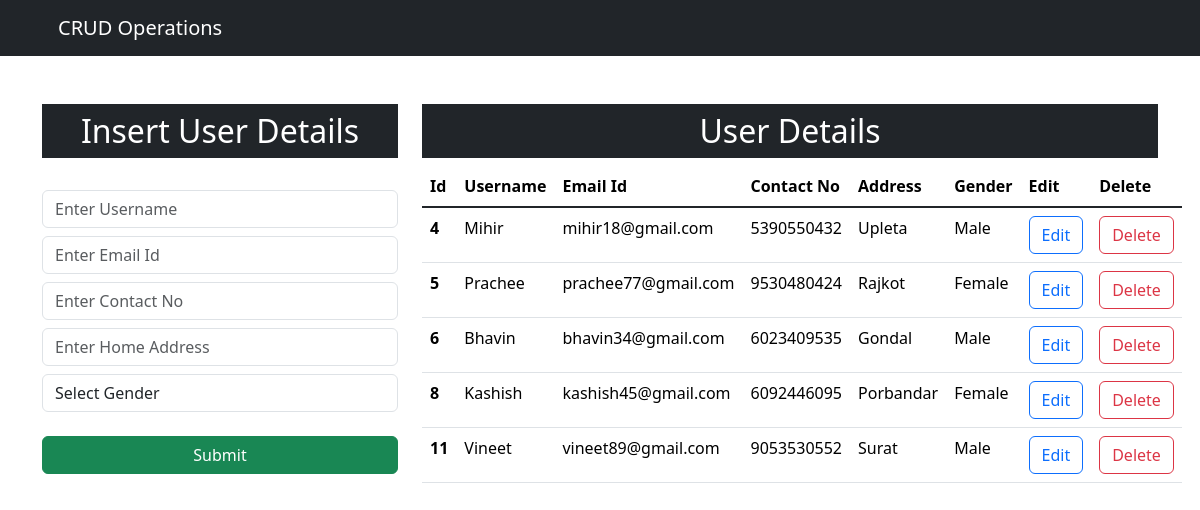
Before: / with the older database file.
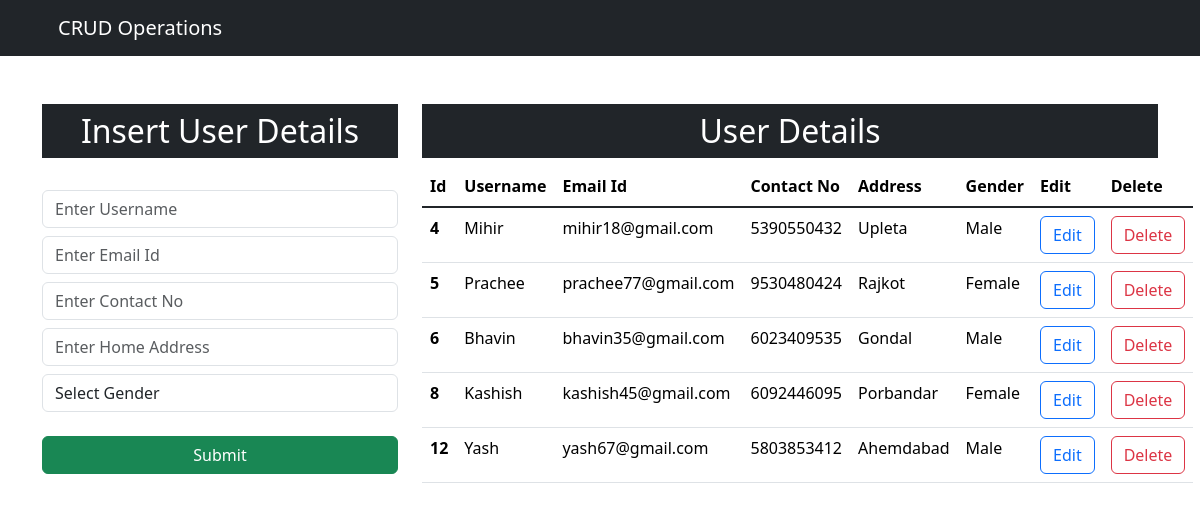
After: the same page with the newer database file.
### app/models.py (models this page shows, shortened)
class User(models.Model):
    name=models.CharField(max_length=30,blank=False,null=False)
    email=models.EmailField()
    contact=models.IntegerField()
    address=models.CharField(max_length=50,blank=False,null=False)
    gender=models.CharField(max_length=10,blank=False,null=False)

### app/views.py (the view)
# urls.py: path('', views.index, name="index"),
def index(request):
    data=User.objects.all()
    context={"data":data}
    return render(request, "index.html", context)

### templates/index.html (shortened to what this page needs)
<!doctype html>
<html lang="en">
<head>
    <link rel="stylesheet" href="https://cdn.jsdelivr.net/npm/bootstrap@5.3.3/dist/css/bootstrap.rtl.min.css"
>
</head>
<body>
    <nav class="navbar navbar-expand-lg navbar-dark bg-dark">
        <div class="container-md">
            <a class="navbar-brand" href="/">CRUD Operations</a>
        </div>
    </nav>
    <div class="container mt-5">
        <div class="row">
            <div class="col-md-4">
                <h2 class="text-white bg-dark text-center p-2">Insert User Details</h2>
                <br />
                <form action="/insert" method="post"> {% csrf_token %}
                    <div class="form-group">
                        <input type="text" placeholder="Enter Username" class="form-control" name="name" required
                            oninvalid="this.setCustomValidity('Username is required');"
                            oninput="this.setCustomValidity('')">
                        <input type="email" placeholder="Enter Email Id" class="form-control mt-2" name="email" required
                            oninvalid="this.setCustomValidity('Email Id is required');"
                            oninput="this.setCustomValidity('')">
                        <input type="tel" placeholder="Enter Contact No" class="form-control mt-2" name="contact"
                            required oninvalid="this.setCustomValidity('Enter 10 digit valid Contact No');"
                            oninput="this.setCustomValidity('')" pattern="[1-9][0-9]{9}">
                        <input type="text" placeholder="Enter Home Address" class="form-control mt-2" name="address"
                            required oninvalid="this.setCustomValidity('Address is required');"
                            oninput="this.setCustomValidity('')">
                    </div>
                    <div class="form-group mt-2">
                        <select id="gender" class="form-control" name="gender" required
                            oninvalid="this.setCustomValidity('Please select a gender');"
                            oninput="this.setCustomValidity('')">
                            <option value="" selected>Select Gender</option>
                        </select>
                    </div>
                    <div class="d-grid gap-2 mt-4">
                        <button class="btn btn-success" type="submit">Submit</button>
                    </div>
                </form>
            </div>
            <div class="col-md-8">
                <h2 class="text-center text-white bg-dark p-2">User Details</h2>
                <table class="table">
                    <thead>
                        <tr>
                            <th scope="col">Id</th>
                            <th scope="col">Username</th>
                            <th scope="col">Email Id</th>
                            <th scope="col">Contact No</th>
                            <th scope="col">Address</th>
                            <th scope="col">Gender</th>
                            <th scope="col">Edit</th>
                            <th scope="col">Delete</th>
                        </tr>
                    </thead>
                    <tbody class="table-group-divider">
                        {% for d in data %}
                        <tr>
                            <th scope="row">{{d.id}}</th>
                            <td>{{d.name}}</td>
                            <td>{{d.email}}</td>
                            <td>{{d.contact}}</td>
                            <td>{{d.address}}</td>
                            <td>{{d.gender}}</td>
                            <td><a type="button" href="/update/{{d.id}}" class="btn btn-outline-primary">Edit</a></td>
                            <td><a type="button" href="/delete/{{d.id}}" class="btn btn-outline-danger">Delete</a></td>
                        </tr>
                        {% endfor %}
                    </tbody>
                </table>
            </div>
        </div>
    </div>
</body>
</html>

Changed rows visible on the page:
removed User: id "11", name "Vineet", email "vineet89@gmail.com", contact "9053530552", address "Surat", gender "Male"
changed User "Bhavin": email "bhavin34@gmail.com" → "bhavin35@gmail.com"
added User: id "12", name "Yash", email "yash67@gmail.com", contact "5803853412", address "Ahemdabad", gender "Male"
